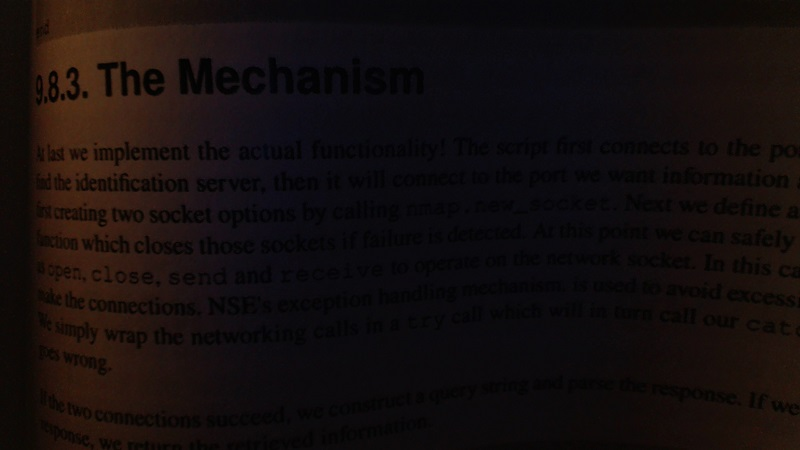
#> input picture python-cv/test2/bookpage.jpg, 800 x 450 px
$ python test2.py
#> lines starting #> are read from the running program, lines starting #| are printed output that depends on the picture; after the words box and inside, x2 and y2 are one past the last pixel; in counts of white or black regions, pixels touching at a corner belong together
import cv2
import numpy as np

img  = cv2.imread('bookpage.jpg')
#> img is the input picture: shape (450, 800, 3); mean B, G, R 13.4, 13.6, 20.3
retval, threshold = cv2.threshold(img, 12, 255, cv2.THRESH_BINARY)
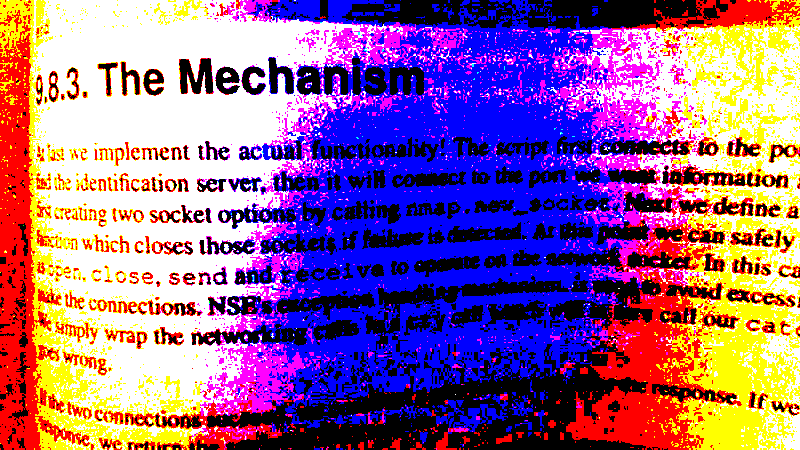
#> threshold: shape (450, 800, 3); mean B, G, R 146.4, 98.4, 147.2

grayscaled = cv2.cvtColor(img,cv2.COLOR_RGB2GRAY)
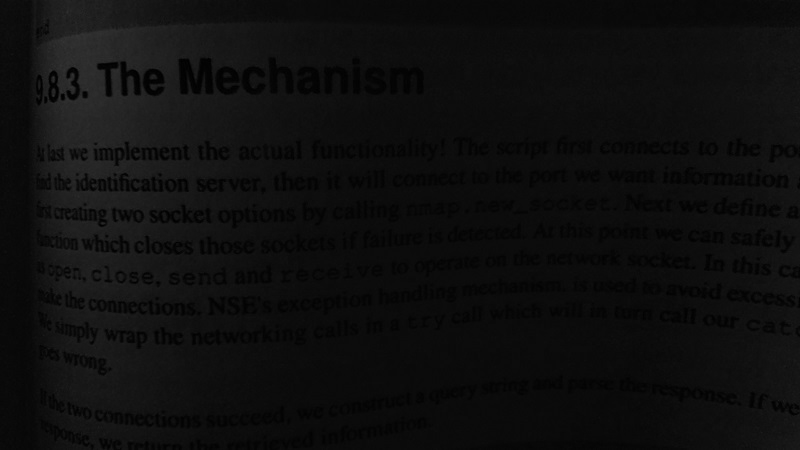
#> grayscaled: shape (450, 800); min 0, max 53, mean 14.4
retval2, threshold2 = cv2.threshold(grayscaled, 12, 255, cv2.THRESH_BINARY)
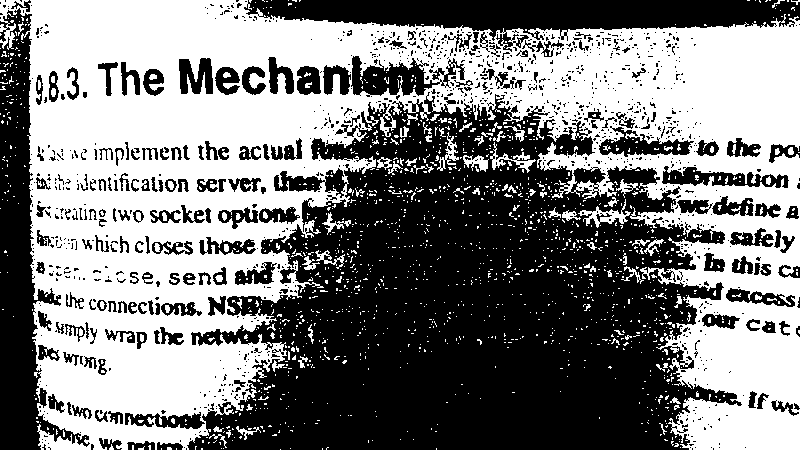
#> threshold2: shape (450, 800); 49.9% white; 1586 white regions (1482 under 20 px), largest, box (x1, y1, x2, y2) and area: (0, 0, 800, 450) 169310, (578, 199, 631, 228) 453, (490, 142, 536, 173) 348

gaus = cv2.adaptiveThreshold(grayscaled, 255, cv2.ADAPTIVE_THRESH_GAUSSIAN_C, cv2.THRESH_BINARY, 115, 1)
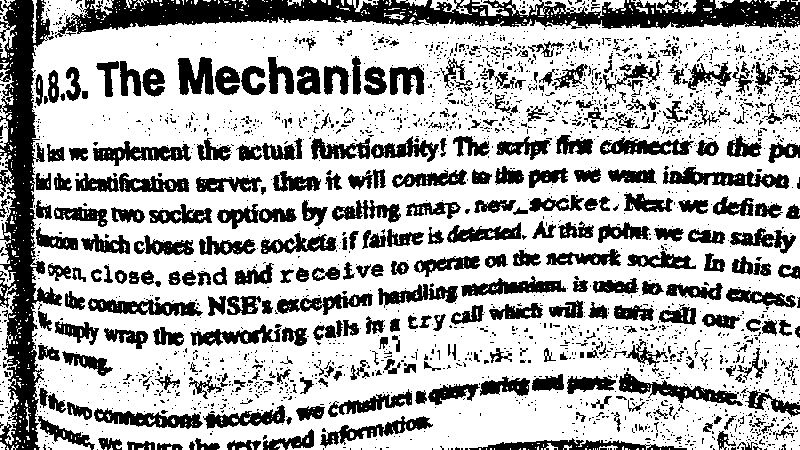
#> gaus: shape (450, 800); 68.9% white; 2421 black regions (2096 under 20 px), largest, box (x1, y1, x2, y2) and area: (55, 0, 800, 38) 14209, (0, 0, 62, 450) 12273, (619, 372, 743, 406) 1341
gaus2 = cv2.adaptiveThreshold(grayscaled, 255, cv2.ADAPTIVE_THRESH_GAUSSIAN_C, cv2.THRESH_BINARY, 115, -1)
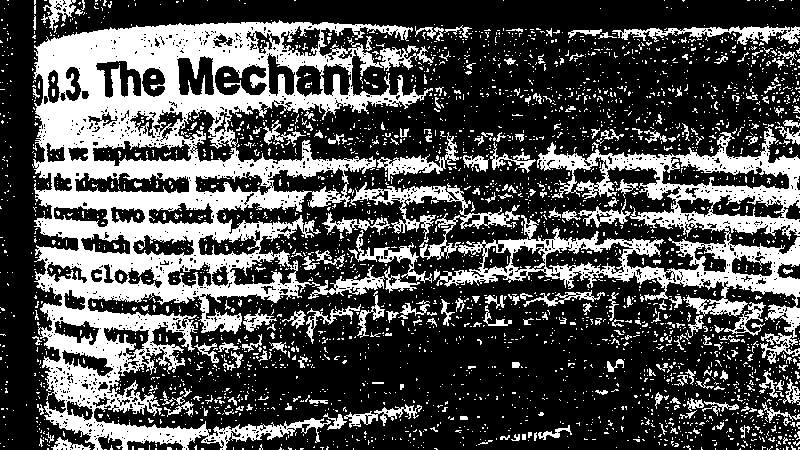
#> gaus2: shape (450, 800); 31.7% white; 3099 white regions (2868 under 20 px), largest, box (x1, y1, x2, y2) and area: (32, 20, 434, 450) 62823, (436, 124, 800, 364) 19424, (350, 182, 520, 260) 2698
gaus3 = cv2.adaptiveThreshold(grayscaled, 255, cv2.ADAPTIVE_THRESH_GAUSSIAN_C, cv2.THRESH_BINARY, 115, 1.5)
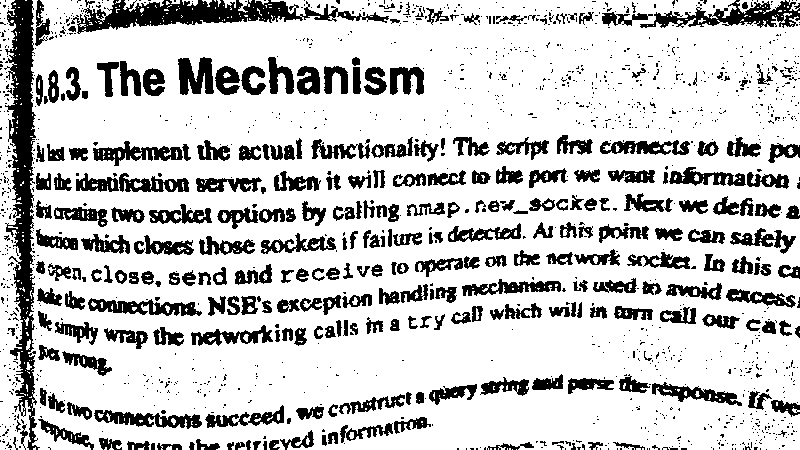
#> gaus3: shape (450, 800); 78.4% white; 1498 black regions (1213 under 20 px), largest, box (x1, y1, x2, y2) and area: (4, 0, 40, 450) 7056, (71, 0, 389, 34) 4520, (640, 0, 800, 28) 1918
gaus4 = cv2.adaptiveThreshold(grayscaled, 255, cv2.ADAPTIVE_THRESH_GAUSSIAN_C, cv2.THRESH_BINARY, 115, 2.5)
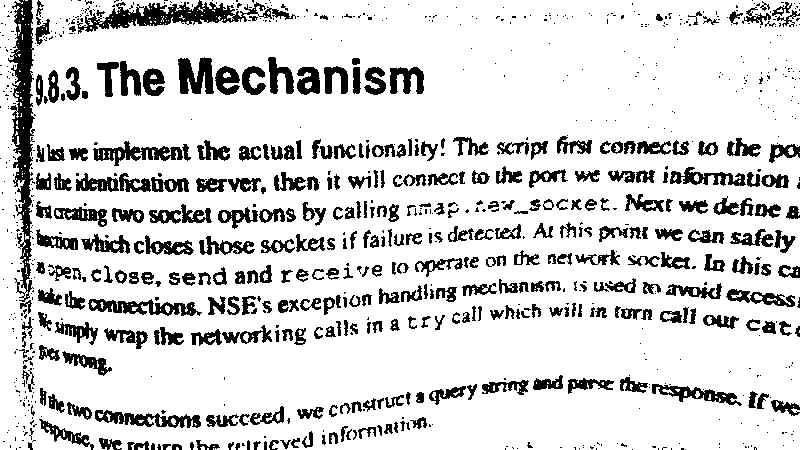
#> gaus4: shape (450, 800); 83.5% white; 930 black regions (572 under 20 px), largest, box (x1, y1, x2, y2) and area: (8, 0, 35, 302) 3780, (77, 0, 296, 34) 2597, (88, 299, 202, 316) 986

cv2.imshow('original', img)
cv2.imshow('threshold', threshold)
cv2.imshow('threshold2', threshold2)
cv2.imshow('gaus threshold', gaus)
cv2.imshow('gaus2 threshold', gaus2)
cv2.imshow('gaus3 threshold', gaus3)
cv2.imshow('gaus4 threshold', gaus4)
cv2.waitKey(0)
cv2.destroyAllWindows()
